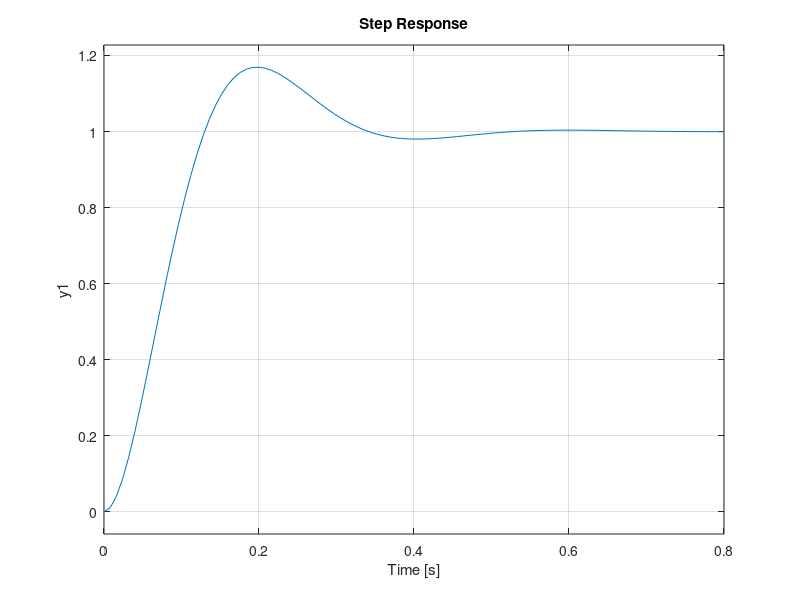
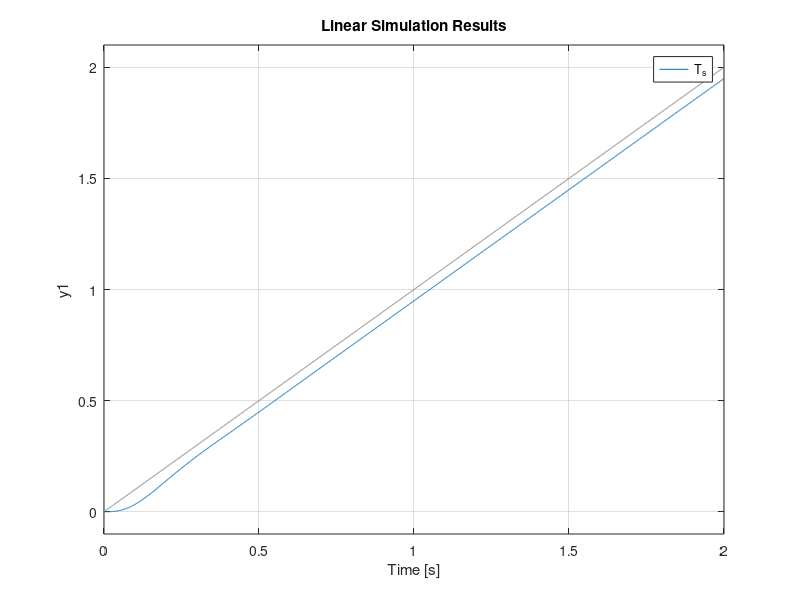

MATLAB code to generate these figures, in order:
%% EXP1.1; DESIGN PHASE LEAD COMPENSATOR
% AVERAGE TAU_M AND ALPHA VALUES FROM LAB 2
tau_m = (0.133 + 0.155)/2;
A = (25.877 + 30.303)/2;
% CREATE SYSTEM FROM VALUES
sysG = tf(1, [1 1/tau_m 0]);
polesG = pole(sysG); % DETERMINE POLES OF THE SYSTEM

% DESIGN REQUIREMENTS
po = 20;
settle_time = 0.5;

% CALCULATE REAL PART OF DESIRED ROOT LOCUS USING 2ND-ORDER SYS APPROXIMATION
sigma = 4 / settle_time;
% CALCULATE ZETA USING PERCENT OVERSHOOT
zeta = -log(po/100)/sqrt(pi^2 + log(po/100)^2);
phi = acos(zeta); % DETERMINE ANGLE FROM ZETA
omega = sigma * tan(phi); % CALCULATE IMAGINARY PART OF DESIRED ROOT LOCUS

poles_rlocus = [(-sigma + omega*1j) (-sigma - omega*1j)];
s0 = poles_rlocus(1); % PICK POSITIVE IMAGINARY ROOT FOR CALCULATIONS

% PLACE ZERO UNDER ROOT LOCUS
z = sigma;

% PHASE CONDITION
% DETERMINE PHASE CONTRIBUTIONS FROM POLES OF PLANT
phase0 = rad2deg(atan2(imag(s0) - imag(polesG(1)), real(s0) - real(polesG(1))));
phase1 = rad2deg(atan2(imag(s0) - imag(polesG(2)), real(s0) - real(polesG(2))));
angle_G = -phase0  - phase1;

% DETERMINE REQUIRED PHASE CONTRIBUTION FROM CONTROLLER; DETERMINE POSITION OF POLE
angle_Gc = 180 - angle_G - 360; 
angle_Gc_pole = 90 - angle_Gc;
p = (sigma - omega*tan(angle_Gc_pole));

% PLACE ZEROS AND POLES FOR CONTROLLER AT -Z AND -P
Gc_zero = -z;
Gc_pole = -p;

% MAGNITUDE CONDITION
% DETERMINE MAGNITUDE CONTRIBUTIONS FROM POLES AND ZEROS
mag_poles = norm(s0 - polesG(1)) * norm(s0 - polesG(2)) * norm(s0 - Gc_pole);
mag_zeros = omega;

kG = A/tau_m; % PLANT GAIN

% DETERMINE CONTROLLER GAIN FROM MAGNITUDE CONDITION
kc = (1/kG) * (mag_poles/mag_zeros); 

%% EXP1.2; CALCULATE VELOCITY ERROR CONSTANT
kv = (kG * kc * z) / (p/tau_m);

%% EXP1.3; COMPUTE CLOSED-LOOP TRANSFER FUNCTION T(s)
sysGc = tf([1 -Gc_zero],[1 -Gc_pole]); % SYSTEM FOR CONTROLLER
G_s = series(sysG, kG); % INTRODUCE PLANT GAIN
Gc_s = series(sysGc, kc); % INTRODUCE CONTROLLER GAIN
scaled_P_s = series(G_s, Gc_s); % GET SERIES OF PLANT AND CONTROLLER
T_s = feedback(scaled_P_s, 1); % GET TRANSFER FUNCTION
cl_poles = pole(T_s); % POLES OF TRANSFER FUNCTION
cl_zeros = zero(T_s); % ZEROS OF TRANSFER FUNCTION

%% EXP1.4; PLOT STEP RESPONSE
fig_step = figure(1);
step(T_s);
exportgraphics(fig_step, 'Report/Figures/step_response.png');

% EXP1.5; PLOT UNIT RAMP RESPONSE
fig_unit_ramp = figure(2);
t = 0:0.001:2; % UNIT RAMP
lsim(T_s, t, t);
exportgraphics(fig_unit_ramp, 'Report/Figures/unit_ramp_response.png');